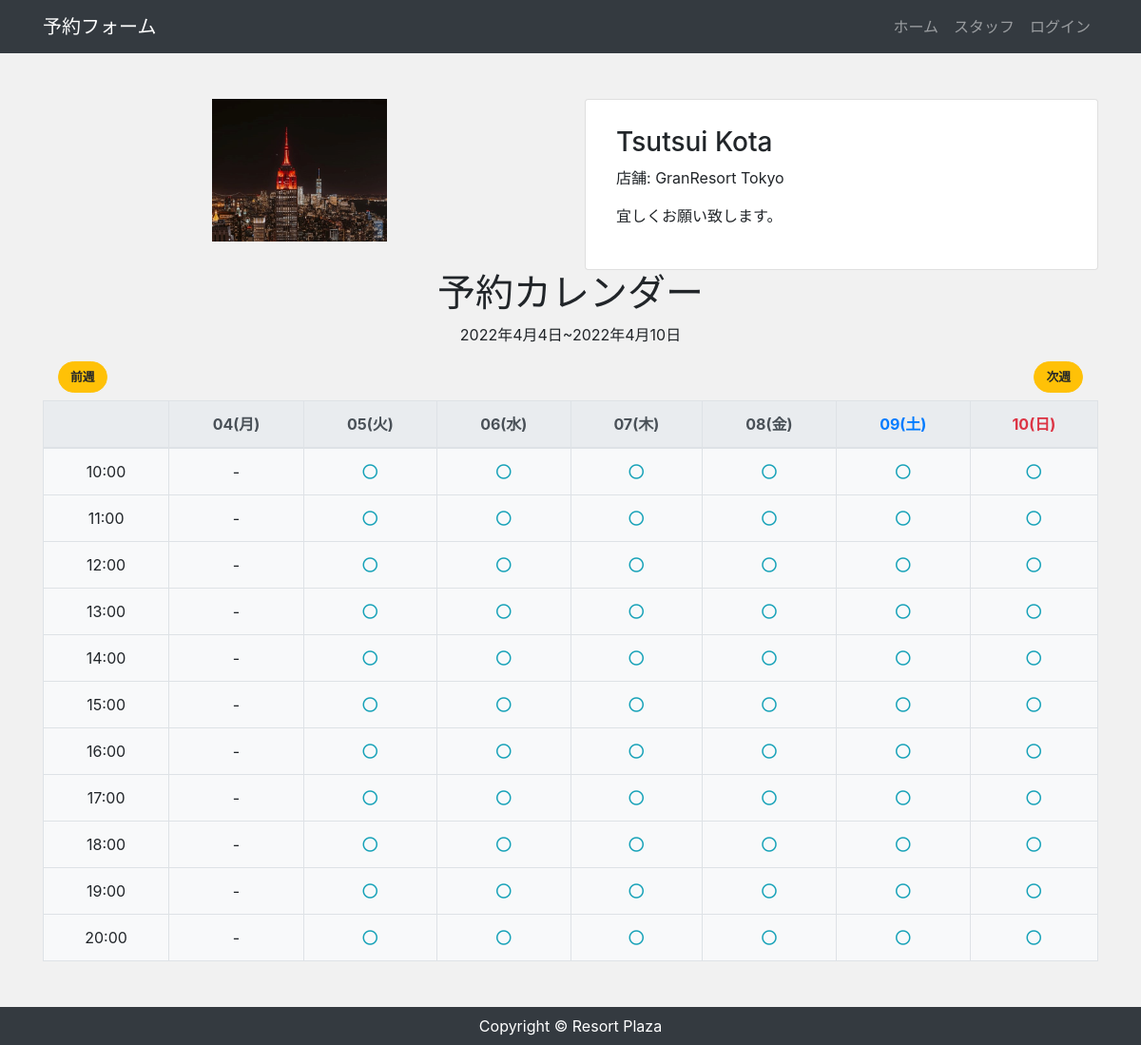
/calendar/1, run on an earlier commit of the app's database.
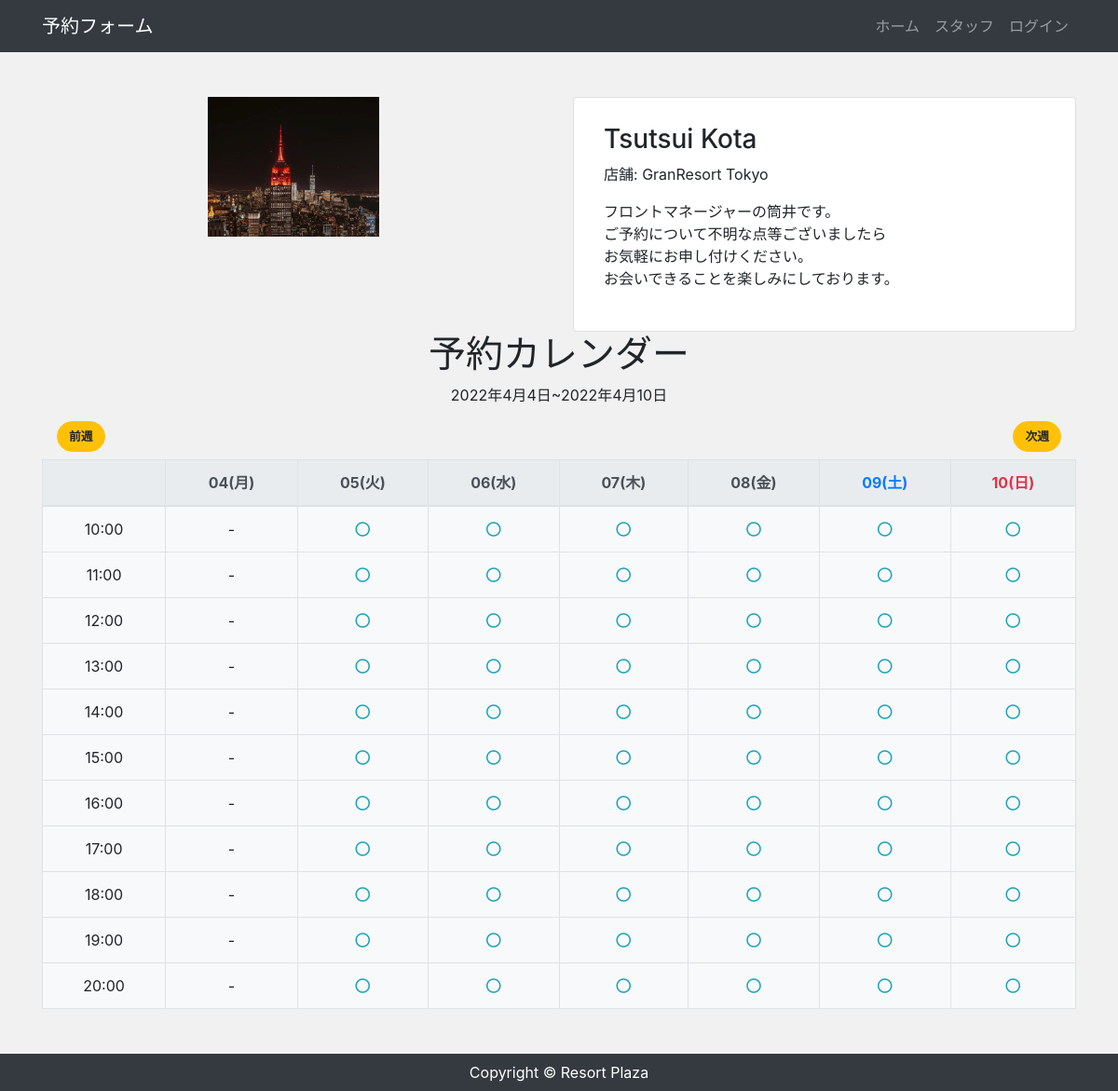
And on a later commit of the database.
### app/models.py (models this page shows, shortened)
class Staff(models.Model):
    user = models.OneToOneField(CustomUser, verbose_name='スタッフ', on_delete=models.CASCADE)
    store = models.ForeignKey(Store, verbose_name='店舗', on_delete=models.CASCADE)

class Store(models.Model):
    name = models.CharField('店舗', max_length=100)
    address = models.CharField('住所', max_length=100, null=True, blank=True)
    tel = models.CharField('電話番号', max_length=100, null=True, blank=True)
    description = models.TextField('説明', default='', blank=True)
    image = models.ImageField(upload_to='images', verbose_name='イメージ画像', null=True, blank=True)

### accounts/models.py (models this page shows, shortened)
class CustomUser(AbstractBaseUser, PermissionsMixin):
    email = models.EmailField('メールアドレス', unique=True)
    first_name = models.CharField('姓', max_length=30)
    last_name = models.CharField('名', max_length=30)
    description = models.TextField('自己紹介', default="", blank=True)
    image = models.ImageField(upload_to='images', verbose_name='プロフィール画像', null=True, blank=True)
    is_staff = models.BooleanField(
        ("staff status"),
        default=False,
        help_text=("Designates whether the user can log into this admin site."),
    )
    is_active = models.BooleanField(
        ("active"),
        default=True,
        help_text=(
            "Designates whether this user should be treated as active. "
            "Unselect this instead of deleting accounts."
        ),
    )
    objects = UserManager()
    EMAIL_FIELD = "email"
    USERNAME_FIELD = "email"
    REQUIRED_FIELDS = []
    class Meta:
        verbose_name = ("user")
        verbose_name_plural = ("users")

### app/views.py (the view)
# urls.py: path('calendar/<int:pk>', views.CalendarView.as_view(), name='calendar'),
class CalendarView(View):
    def get(self, request, *args, **kwargs):
        staff_data = Staff.objects.filter(id=self.kwargs['pk']).select_related('user').select_related('store')[0]
        today = date.today()
        year = self.kwargs.get('year')
        month = self.kwargs.get('month')
        day = self.kwargs.get('day')
        if year and month and day:
            start_date = date(year=year, month=month, day=day)
        else:
            start_date = today
        days = [start_date + timedelta(days=day) for day in range(7)]
        start_day = days[0]
        end_day = days[-1]
        calendar = {}
        for hour in range(10, 21):
            row = {}
            for day in days:
                row[day] = True
            calendar[hour] = row
        start_time = make_aware(datetime.combine(start_day, time(hour=10, minute=0, second=0)))
        end_time = make_aware(datetime.combine(end_day, time(hour=20, minute=0, second=0)))
        booking_data = Booking.objects.filter(staff=staff_data).exclude(Q(start__gt=end_time) | Q(end__lt=start_time))
        for booking in booking_data:
            local_time = localtime(booking.start)
            booking_date = local_time.date()
            booking_hour = local_time.hour
            if (booking_hour in calendar) and (booking_date in calendar[booking_hour]):
                calendar[booking_hour][booking_date] = False
        return render(request, 'app/calendar.html',{
            'staff_data': staff_data,
            'calendar': calendar,
            'days': days,
            'start_day': start_day,
            'end_day': end_day,
            'before': days[0] - timedelta(days=7),
            'next': days[-1] + timedelta(days=1),
            'today': today
        })

### app/templates/app/calendar.html
{% extends 'app/base.html' %}
{% block content %}
<div class="text-center my-5">
    <div class="row">
        <div class="col-md-6 mb-4 text-center calendar">
            <img src="{{ staff_data.user.image.url }}" alt="" class="img-fluid">
        </div>
        <div class="col md-6 md-5">
            <div class="card">
                <div class="card-body px-2 py-1">
                    <div class="p-4 text-left">
                        <h3>{{ staff_data.user.first_name }} {{ staff_data.user.last_name }} </h3>
                        <p>店舗: {{ staff_data.store.name }}</p>
                        <p>{{ staff_data.user.description|linebreaksbr }}</p>
                    </div>
                </div>
            </div>
        </div>
    </div>
    <div class="mb-3">
        <h1>予約カレンダー</h1>
        <p>{{ start_day }}~{{ end_day }}</p>
    </div>
    <div class="d-flex mb-2">
        <div class="mx-3 mr-auto">
            <a href="{% url 'calendar' staff_data.pk before.year before.month before.day %}" class="btn btn-warning">前週</a>
        </div>
        <div class="mx-3">
            <a href="{% url 'calendar' staff_data.pk next.year next.month next.day %}" class="btn btn-warning">次週</a>
        </div>
    </div>
    <div class="">
        <table class="table table-bordered bg-light">
            <thead class="thead-light">
                <tr>
                    <th></th>
                    {% for day in days %}
                        {% if day.weekday == 5 %}
                            <th scope="col" class="text-primary">{{ day | date:'d(D)' }}</th>
                        {% elif day.weekday == 6 %}
                            <th scope="col" class="text-danger">{{ day | date:'d(D)' }}</th>
                        {% else %}
                        <th scope="col">{{ day | date:'d(D)' }}</th>
                        {% endif %}
                    {% endfor %}
                </tr>
            </thead>
            <tbody>
                {% for hour, schedules in calendar.items %}
                    <tr>
                        <td scope="row">{{ hour }}:00</td>
                        {% for datetime, book in schedules.items %}
                            <td>
                                {% if datetime <= today %}
                                    -
                                {% elif book %}
                                    <a href='{% url "booking" staff_data.pk datetime.year datetime.month datetime.day hour %}'>
                                        <i class="far fa-circle text-info"></i>
                                    </a>
                                {% else %}
                                    <i class="fas fa-times text-danger"></i>
                                {% endif %}
                            </td>
                        {% endfor %}
                    </tr>
                {% endfor %}
            </tbody>
        </table>
    </div>
</div>
{% endblock%}

What changed in the data, as far as the page shows it:
changed through a linked row, Staff "Tsutsui": user.description "宜しくお願い致します。" → "フロントマネージャーの筒井です。 ご予約について不明な点等ございましたら お気軽にお申し付けください。 お会いできることを楽しみにしております。"
